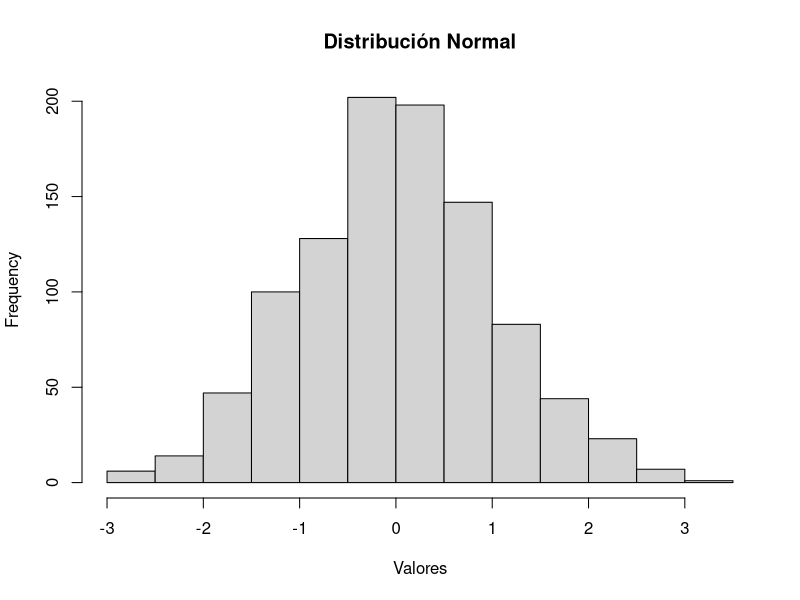
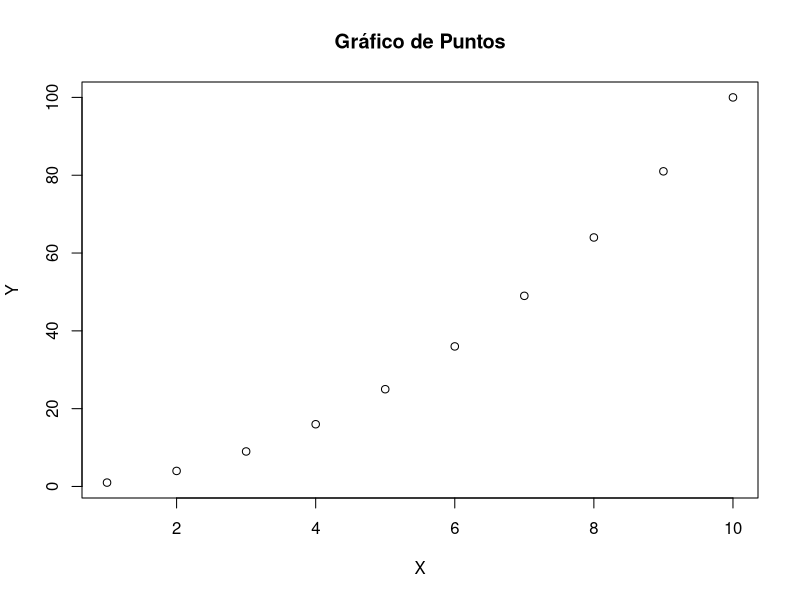
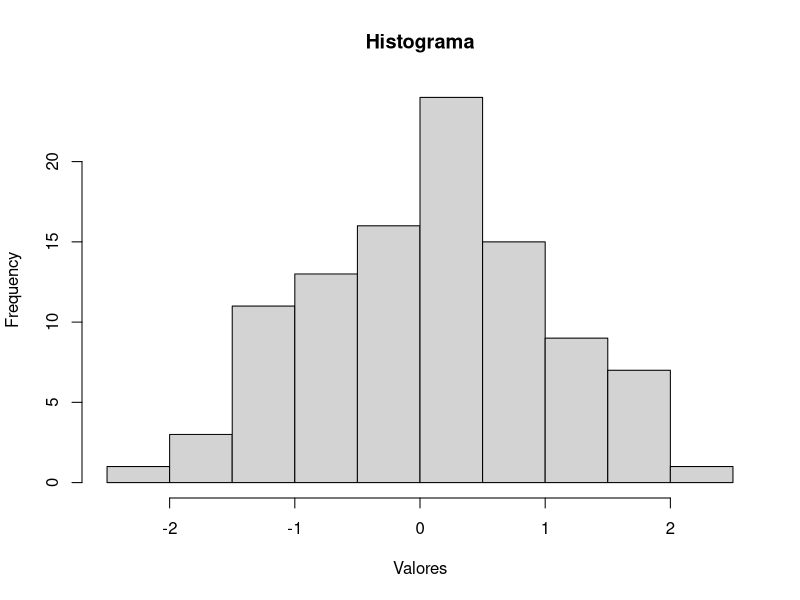
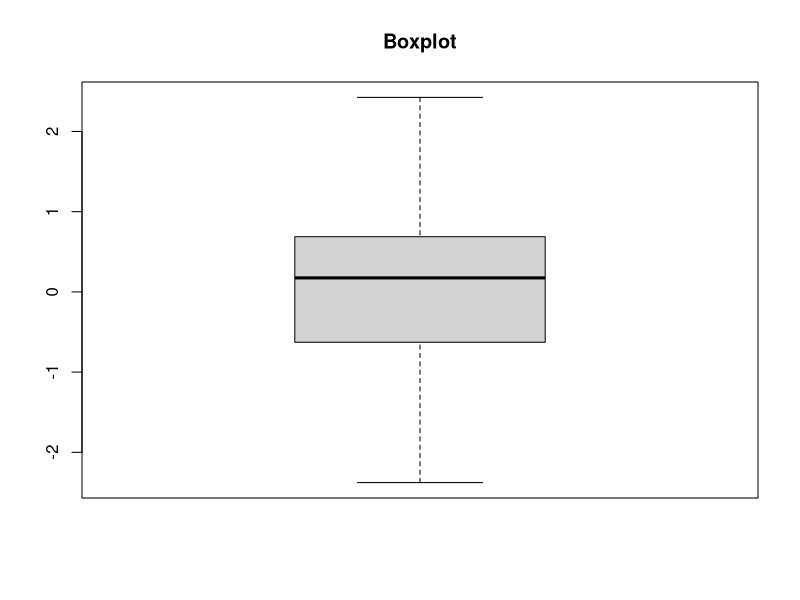
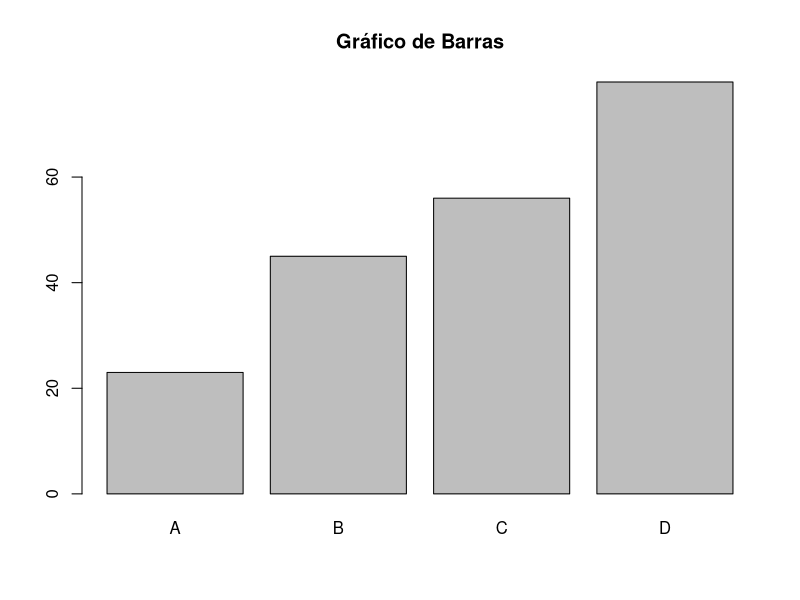
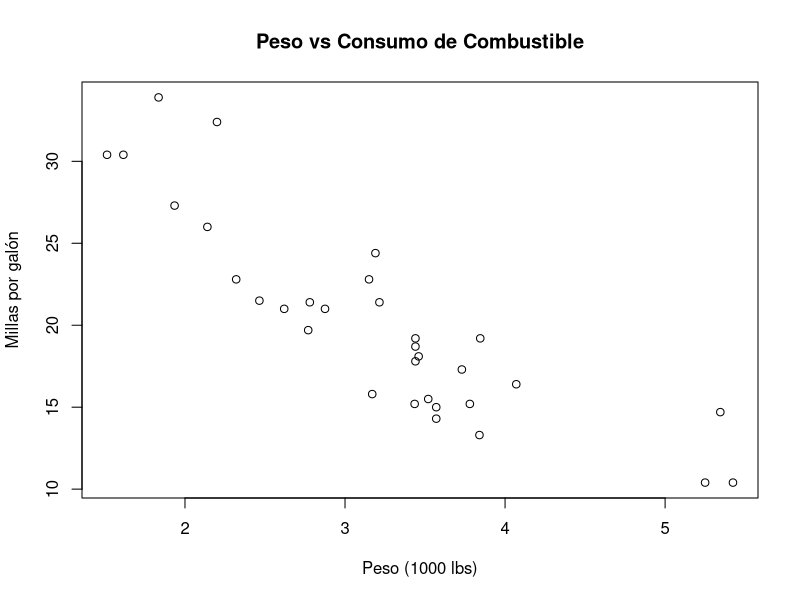

These figures' R source, in order:
## ---- chunk 1
knitr::opts_chunk$set(echo = TRUE, warning = FALSE, message = FALSE)
## ---- chunk 2
# Operaciones básicas
suma <- 3 + 5      # Suma
print(suma)

3 - 2              # Resta
3 / 2              # División
3 * 2              # Multiplicación
3^2                # Potencia (forma 1)
3**2               # Potencia (forma 2)
9 %% 4             # Operador módulo (resto de la división)
## ---- chunk 3
# Sin paréntesis: primero multiplicación, luego suma
3 + 2 * 5

# Con paréntesis: primero suma, luego multiplicación
(3 + 2) * 5

# Ejemplo con potencias
2 / 8**2
## ---- chunk 4
# Diferentes tipos de variables
a <- 10                    # Variable numérica
A <- "2"                   # Variable de caracteres (string)
b <- TRUE                  # Variable lógica (booleana)
c <- Sys.Date()            # Variable de fecha

# Ver todas las variables en memoria
ls()
## ---- chunk 5
# Investigar la estructura de nuestras variables
str(a)      # Estructura de variable numérica
str(A)      # Estructura de variable character
str(b)      # Estructura de variable lógica
str(c)      # Estructura de variable Date

# También podemos usar class() para ver el tipo
class(a)
class(A)
class(b)
class(c)
## ---- chunk 6
# Crear vectores con la función c()
vector_numerico <- c(1, 2, 3, 4)
print(vector_numerico)

# Concatenar vectores existentes
nuevo_vector <- c(vector_numerico, 7, 8, 9)
print(nuevo_vector)

# Otra forma de concatenar
a <- c(1, 2, 6)
b <- c(4, 5)
c <- c(a, b)
print(c)
## ---- chunk 7
# Operaciones con un escalar
a <- c(1, 2, 3, 4)
a + 3    # Suma 3 a cada elemento
a^2      # Eleva cada elemento al cuadrado

# Operaciones entre vectores del mismo tamaño
vector1 <- 1:3           # Equivale a c(1, 2, 3)
vector2 <- c(4, 5, 6)
vector1 + vector2        # Suma elemento por elemento
vector1 * vector2        # Multiplicación elemento por elemento
## ---- chunk 8
# ¿Qué pasa con vectores de diferente longitud?
a <- c(1:4)              # c(1, 2, 3, 4)
b <- c(1, -1)            # Vector de 2 elementos

# R recicla el vector más corto
resultado <- a * b
print(resultado)

# Cuando no son múltiplos, R da una advertencia
b <- c(1, -1, 0)         # 3 elementos
a * b                    # 4 no es múltiplo de 3
## ---- chunk 9
# Comparar vectores elemento por elemento
a <- c(1, 2, 3, 4)
b <- c(1, 2, 4, 3)
a == b

# Crear vectores con caracteres
saludo <- c("hola", "mundo")
print(saludo)

# La función seq() para crear secuencias
seq(from = 1, to = 7, by = 2)    # De 1 a 7, de 2 en 2
seq(1, 10, by = 3)               # De 1 a 10, de 3 en 3

# Formas equivalentes de crear secuencias
secuencia1 <- seq(1, 4)          # seq con incremento de 1
secuencia2 <- c(1, 2, 3, 4)      # vector manual
secuencia3 <- 1:4                # notación de rango

identical(secuencia1, secuencia3)
## ---- chunk 10
vector_ejemplo <- c(1:5)

length(vector_ejemplo)    # Longitud del vector
sum(vector_ejemplo)       # Suma de todos los elementos
mean(vector_ejemplo)      # Media aritmética
median(vector_ejemplo)    # Mediana
sd(vector_ejemplo)        # Desviación estándar
## ---- chunk 11
# Crear un vector de ejemplo
mi_vector <- c(3, 28, 1, 15, 7)

# Acceder a un elemento por su posición
segundo_elemento <- mi_vector[2]
print(segundo_elemento)

# Operaciones con elementos específicos
resultado <- mi_vector[2] * 8
print(resultado)

# Modificar elementos
mi_vector[2] <- 99
print(mi_vector)

# Acceder a múltiples elementos
mi_vector[c(1, 3)] <- 999
print(mi_vector)
## ---- chunk 12
# Crear una matriz de ceros
matriz_ceros <- matrix(data = 0, nrow = 5, ncol = 4)
print(matriz_ceros)

# Crear una matriz con datos
matriz_datos <- matrix(data = 20:1, nrow = 5, ncol = 4)
print(matriz_datos)
## ---- chunk 13
# Asignar nombres a columnas y filas
colnames(matriz_datos) <- c("C1", "C2", "C3", "C4")
rownames(matriz_datos) <- c("F1", "F2", "F3", "F4", "F5")
print(matriz_datos)
## ---- chunk 14
# Acceder a un elemento específico [fila, columna]
elemento <- matriz_datos[1, 2]
print(paste("Elemento en fila 1, columna 2:", elemento))

# Acceder a columnas completas
segunda_columna <- matriz_datos[, 2]
print("Segunda columna:")
print(segunda_columna)

# Acceder a filas completas
primera_fila <- matriz_datos[1, ]
print("Primera fila:")
print(primera_fila)

# Modificar elementos
matriz_datos[1, 2] <- matriz_datos[1, 2] * 3
matriz_datos[, 2] <- c(0, 0, 0, 0, 9)

# Modificar múltiples elementos
matriz_datos[c(1, 3), c(2, 4)] <- 999
print(matriz_datos)
## ---- chunk 15
# Crear data frame a partir de vectores
numeros <- c(1, 2, 3, 4, 5)
letras <- c("A", "B", "C", "D", "E")
df <- data.frame(numeros = numeros, letras = letras)

# O de forma directa
df <- data.frame(numeros = c(1, 2, 3, 4, 5), letras = c("A", "B", "C", "D", "E"))

print(df)
## ---- chunk 16
# Dimensiones del data frame
nrow(df)        # Número de filas
ncol(df)        # Número de columnas
dim(df)         # Dimensiones (filas, columnas)

# Nombres
colnames(df)    # Nombres de columnas
rownames(df)    # Nombres de filas
names(df)       # Nombres de columnas (alternativo)

# Resumen estadístico
summary(df)
## ---- chunk 17
# Agregar columna desde un vector existente
meses <- c("Enero", "Febrero", "Marzo", "Abril", "Mayo")
df$Meses <- meses

# Agregar columna directamente
df$meses_cortos <- c("Ene", "Feb", "Mar", "Abr", "May")

# Crear columna a partir de operaciones
df$division <- df$numeros / 3

print(df)
## ---- chunk 18
# Usar cbind() para unir por columnas
nuevos_valores <- c(100, 200, 300, 400, 500)
df_expandido <- cbind(df, cientos = nuevos_valores)

# Agregar más columnas
df_expandido$años <- 2000:2004

print(df_expandido)
## ---- chunk 19
# Crear una lista con diferentes tipos de datos
mi_lista <- list(1, "texto", Sys.Date(), TRUE)
str(mi_lista)

# Acceder a elementos de la lista
mi_lista[1]     # Devuelve una lista con el primer elemento
mi_lista[[1]]   # Devuelve el valor del primer elemento

# Longitud de la lista
length(mi_lista)

# Agregar elementos
mi_lista <- c(mi_lista, "nuevo_elemento")

# Lista con vectores
lista_compleja <- list(numeros = c(1, 2, 3),texto = "hola", fecha = Sys.Date(),logico = TRUE)

# Acceder a elemento específico de un vector dentro de la lista
lista_compleja$numeros[2]    # Segundo elemento del vector 'numeros'
lista_compleja[[1]][2]       # Forma alternativa
## ---- chunk 20
# Convertir string a fecha
fecha_texto <- "2020-04-09"
str(fecha_texto)

fecha_date <- as.Date(fecha_texto)
str(fecha_date)

# Conversiones numéricas
numero_texto <- "123"
numero_numerico <- as.numeric(numero_texto)
print(class(numero_numerico))

# Conversión que genera NA
texto_no_numerico <- "abc"
resultado_na <- as.numeric(texto_no_numerico)
print(resultado_na)
## ---- chunk 21
# Usar el dataset integrado airquality
datos <- airquality
head(datos)     # Ver primeras 6 filas
str(datos)      # Estructura del data frame

# Convertir a matriz (solo funciona si todos los datos son numéricos)
matriz_datos <- as.matrix(datos)
matriz_datos[1:6, ]   # Ver primeras 6 filas
str(matriz_datos)

# Si agregamos una columna de texto, todo se convierte a character
datos$categoria <- "A"
head(datos)

matriz_mixta <- as.matrix(datos)
str(matriz_mixta)     # Ahora todo es character
## ---- chunk 22
# Generar números aleatorios
set.seed(123)  # Para reproducibilidad

# 10 números de distribución normal
normales <- rnorm(10, mean = 0, sd = 1)
print(normales)

# 10 números uniformes entre 0 y 1
uniformes <- runif(10, min = 0, max = 1)
print(uniformes)

# Histograma de números normales
hist(rnorm(1000), main = "Distribución Normal", xlab = "Valores")
## ---- chunk 23
# Datos de ejemplo
x <- 1:10
y <- x^2

# Gráfico de puntos
plot(x, y, main = "Gráfico de Puntos", xlab = "X", ylab = "Y")

# Histograma
datos_hist <- rnorm(100)
hist(datos_hist, main = "Histograma", xlab = "Valores")

# Boxplot
boxplot(datos_hist, main = "Boxplot")

# Gráfico de barras
categorias <- c("A", "B", "C", "D")
valores <- c(23, 45, 56, 78)
barplot(valores, names.arg = categorias, main = "Gráfico de Barras")
## ---- chunk 24
# Cargar el dataset
data(mtcars)

# Explorar
dim(mtcars)
summary(mtcars)

# Gráfico de dispersión
plot(mtcars$wt, mtcars$mpg, 
     main = "Peso vs Consumo de Combustible",
     xlab = "Peso (1000 lbs)", 
     ylab = "Millas por galón")
